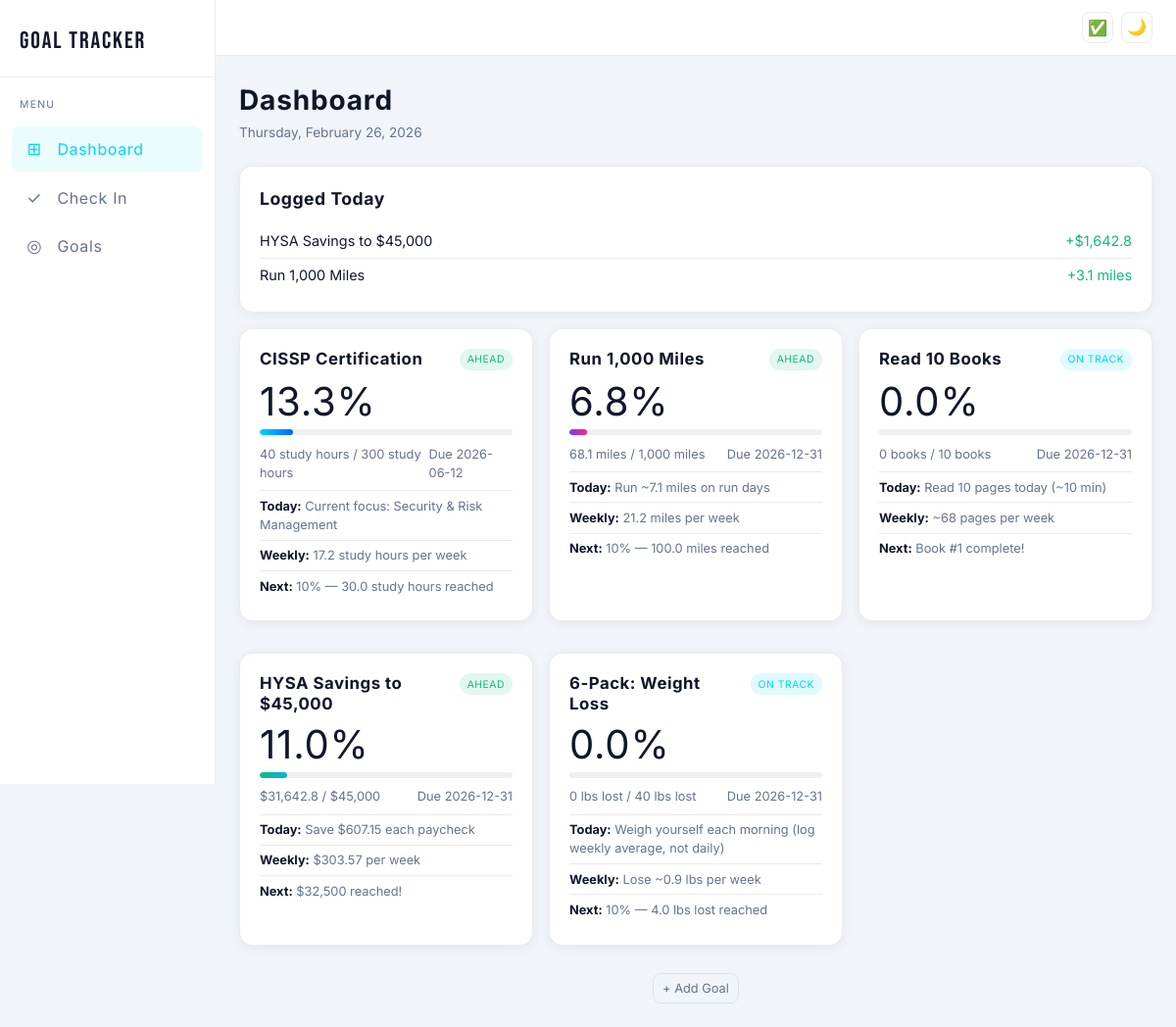
The page / on the database its author committed.
### tables this page shows
CREATE TABLE checkins (
            id INTEGER PRIMARY KEY AUTOINCREMENT,
            goal_id INTEGER NOT NULL,
            value REAL NOT NULL,              -- How much progress today
            date TEXT NOT NULL,               -- "2026-02-23"
            notes TEXT DEFAULT '',
            created_at TEXT NOT NULL,
            FOREIGN KEY (goal_id) REFERENCES goals(id) ON DELETE CASCADE
        );

CREATE TABLE goals (
            id INTEGER PRIMARY KEY AUTOINCREMENT,
            name TEXT NOT NULL,               -- "Run 1,000 miles"
            target_value REAL NOT NULL,        -- 1000
            current_value REAL DEFAULT 0,      -- How far you've gotten so far
            unit TEXT NOT NULL,                -- "miles", "books", "dollars"
            deadline TEXT NOT NULL,            -- "2026-12-31" (stored as text, ISO format)
            created_at TEXT NOT NULL,          -- When you created this goal
            category TEXT DEFAULT '',          -- Optional grouping like "fitness", "finance"
            notes TEXT DEFAULT '',             -- Any extra info about this goal
            start_value REAL DEFAULT 0,        -- Starting point (e.g., $30,000 for HYSA)
            system_type TEXT DEFAULT 'generic' -- Hints for the achievement system engine
        );

CREATE TABLE milestones (
            id INTEGER PRIMARY KEY AUTOINCREMENT,
            goal_id INTEGER NOT NULL,
            name TEXT NOT NULL,                -- "25% complete - 250 miles!"
            target_value REAL NOT NULL,        -- The value that triggers this milestone
            completed INTEGER DEFAULT 0,       -- 0=not yet, 1=done
            completed_at TEXT,
            FOREIGN KEY (goal_id) REFERENCES goals(id) ON DELETE CASCADE
        );

### app.py (the view, shortened to what this page needs)
@app.route("/")
def dashboard():
    strava_status = None
    gcal_status = None
    goals = get_all_goals()
    today = date.today()
    goal_data = []
    for goal in goals:
        system = generate_system(goal)
        start = goal["start_value"] or 0
        total = goal["target_value"] - start
        done = goal["current_value"] - start
        pct = min((done / total * 100) if total > 0 else 0, 100)
        goal_data.append({
            "goal": goal,
            "system": system,
            "progress_pct": round(pct, 1),
            "milestones": get_milestones(goal["id"]),
        })
    todays_checkins = get_todays_checkins()
    return render_template("dashboard.html",
                           goal_data=goal_data,
                           todays_checkins=todays_checkins,
                           today=today,
                           strava_status=strava_status,
                           strava_configured=strava_configured(),
                           gcal_status=gcal_status,
                           gcal_configured=gcal_configured())

### app.py (called while the page is built)
@app.template_filter("fmt_val")
def fmt_val(value, unit):
    rounded = f"{value:,.1f}".rstrip("0").rstrip(".")
    unit_lower = unit.strip().lower()
    if unit_lower in PREFIX_UNITS or unit.strip() in ("$", "£", "€"):
        symbol = "$" if unit_lower in ("dollars", "dollar", "usd") else unit.strip()
        return f"{symbol}{rounded}"
    return f"{rounded} {unit}"

@app.before_request
def ensure_csrf_token():
    if "csrf_token" not in session:
        session["csrf_token"] = secrets.token_hex(32)

@app.context_processor
def inject_csrf():
    return {
        "csrf_token": session.get("csrf_token", ""),
        "strava_configured": strava_configured(),
        "gcal_configured": gcal_configured(),
    }

### database.py (called while the page is built)
def get_db():
    db = sqlite3.connect(DATABASE)
    db.row_factory = sqlite3.Row
    db.execute("PRAGMA foreign_keys = ON")  # Enforce relationships between tables
    return db

def get_all_goals():
    db = get_db()
    goals = db.execute("SELECT * FROM goals ORDER BY deadline ASC").fetchall()
    db.close()
    return goals

def get_todays_checkins():
    db = get_db()
    today = date.today().isoformat()
    checkins = db.execute(
        """SELECT c.*, g.name as goal_name, g.unit
           FROM checkins c JOIN goals g ON c.goal_id = g.id
           WHERE c.date = ? ORDER BY c.created_at DESC""",
        (today,)
    ).fetchall()
    db.close()
    return checkins

def get_milestones(goal_id):
    db = get_db()
    milestones = db.execute(
        "SELECT * FROM milestones WHERE goal_id = ? ORDER BY target_value ASC",
        (goal_id,)
    ).fetchall()
    db.close()
    return milestones

### gcal.py (called while the page is built)
def is_configured():
    return bool(GCAL_ICAL_URL)

### strava.py (called while the page is built)
def is_configured():
    return all([STRAVA_CLIENT_ID, STRAVA_CLIENT_SECRET, STRAVA_REFRESH_TOKEN])

### systems.py (called while the page is built)
def _running_tips(ctx):
    tips = []
    if ctx["pace_status"] == "behind":
        tips.append("Consider adding a 4th short run day to catch up.")
        tips.append("Even a 1-mile jog counts — consistency beats intensity.")
    if ctx["pace_status"] == "ahead":
        tips.append("Great pace! Don't increase mileage more than 10% per week to avoid injury.")
    tips.append("Rest days are for recovery — stretching and foam rolling help.")
    return tips

### templates/dashboard.html (shortened to what this page needs)
{% extends "base.html" %}
{% block content %}
<div class="dashboard-header">
    <div>
        <h1>Dashboard</h1>
        <p class="subtitle">{{ today.strftime('%A, %B %d, %Y') }}</p>
    </div>
</div>
{% if todays_checkins %}
<section class="card today-summary">
    <h2>Logged Today</h2>
    <div class="today-entries">
        {% for c in todays_checkins %}
        <div class="today-entry">
            <span class="today-goal">{{ c.goal_name }}</span>
            <span class="today-value">+{{ c.value | fmt_val(c.unit) }}</span>
        </div>
        {% endfor %}
    </div>
</section>
{% endif %}
<section class="goals-grid">
    {% for item in goal_data %}
    <div class="card goal-card">
        <a href="/goals/{{ item.goal.id }}" class="goal-card-link">
            <div class="goal-card-header">
                <h3>{{ item.goal.name }}</h3>
                <span class="pace-badge pace-{{ item.system.pace_status }}">
                    {% if item.system.pace_status == 'ahead' %}Ahead
                    {% elif item.system.pace_status == 'on_track' %}On Track
                    {% else %}Behind{% endif %}
                </span>
            </div>
            <span class="progress-pct">{{ item.progress_pct }}%</span>
            <div class="progress-bar-container">
                <div class="progress-bar" style="width: {{ item.progress_pct }}%"></div>
            </div>
            <div class="goal-stats">
                <span>{{ item.goal.current_value | fmt_val(item.goal.unit) }} / {{ item.goal.target_value | fmt_val(item.goal.unit) }}</span>
                <span>Due {{ item.goal.deadline }}</span>
            </div>
            {% if item.system.daily_actions %}
            <div class="today-action">
                <strong>Today:</strong> {{ item.system.daily_actions[0] }}
            </div>
            {% endif %}
            <div class="weekly-target">
                <strong>Weekly:</strong> {{ item.system.weekly_target }}
            </div>
            {% set ns = namespace(shown=false) %}
            {% for m in item.milestones %}
                {% if not m.completed and not ns.shown %}
                {% set ns.shown = true %}
                <div class="next-milestone">
                    <strong>Next:</strong> {{ m.name }}
                </div>
                {% endif %}
            {% endfor %}
        </a>
    </div>
    {% endfor %}
</section>
<div style="text-align:center; margin-top:0.75rem;">
    <a href="/goals/add" class="btn btn-secondary btn-small">+ Add Goal</a>
</div>
{% endblock %}

### static/style.css (style rules this page uses)
:root { --cyan: #00d4ff; --pink: #f72585; --purple: #7c3aed; --orange: #f97316; --green: #10b981; --ahead: #10b981; --on-track: #00d4ff; --behind: #f72585; --radius: 14px; --radius-sm: 8px; --sidebar-w: 220px; }
[data-theme="light"] { --bg: #f1f5f9; --bg-sidebar: #ffffff; --bg-topbar: #ffffff; --bg-card: #ffffff; --bg-card-hover: #f8fafc; --bg-input: #f8fafc; --bg-btn: rgba(0,0,0,0.04); --bg-btn-hover: rgba(0,0,0,0.08); --border: rgba(0,0,0,0.08); --border-hover: rgba(0,212,255,0.4); --text: #0f172a; --text-muted: #64748b; --shadow-card: 0 2px 12px rgba(0,0,0,0.06); --shadow-card-hover: 0 8px 24px rgba(0,0,0,0.12); --progress-bg: rgba(0,0,0,0.06); }
* { margin: 0; padding: 0; box-sizing: border-box; }
body { font-family: 'Inter', -apple-system, BlinkMacSystemFont, sans-serif; background: var(--bg); color: var(--text); line-height: 1.5; min-height: 100vh; -webkit-font-smoothing: antialiased; -moz-osx-font-smoothing: grayscale; }
a { color: var(--cyan); text-decoration: none; }
.card { background: var(--bg-card); border: 1px solid var(--border); border-radius: var(--radius); padding: 1.25rem; margin-bottom: 1rem; box-shadow: var(--shadow-card); animation: fadeSlideUp 0.4s ease both; }
.btn { display: inline-block; padding: 0.5rem 1rem; border: 1px solid var(--border); border-radius: var(--radius-sm); background: var(--bg-btn); color: var(--text); font-size: 0.9rem; font-family: inherit; cursor: pointer; transition: all 0.2s ease; text-align: center; }
.btn-secondary { background: transparent; color: var(--text-muted); }
.btn-small { padding: 0.3rem 0.6rem; font-size: 0.8rem; }
.dashboard-header { display: flex; justify-content: space-between; align-items: center; margin-bottom: 1.5rem; }
.dashboard-header h1 { font-size: 1.75rem; letter-spacing: 0.03em; }
.subtitle { color: var(--text-muted); font-size: 0.85rem; margin-top: 0.1rem; }
.goals-grid { display: grid; grid-template-columns: repeat(auto-fill, minmax(260px, 1fr)); gap: 1rem; }
.goal-card-link { display: block; color: inherit; text-decoration: none; }
.goal-card { transition: transform 0.25s ease, box-shadow 0.25s ease, border-color 0.25s ease; }
.goals-grid > :nth-child(1).card { animation-delay: 0s; }
.goals-grid > :nth-child(2).card { animation-delay: 0.06s; }
.goals-grid > :nth-child(3).card { animation-delay: 0.12s; }
.goals-grid > :nth-child(4).card { animation-delay: 0.18s; }
.goals-grid > :nth-child(5).card { animation-delay: 0.24s; }
.goal-card-header { display: flex; justify-content: space-between; align-items: flex-start; margin-bottom: 0.75rem; gap: 0.5rem; }
.goal-card-header h3 { font-size: 1.05rem; letter-spacing: 0.03em; line-height: 1.2; }
.progress-pct { font-size: 2.5rem; letter-spacing: 0.02em; line-height: 1; margin-bottom: 0.5rem; display: block; }
.progress-bar-container { background: var(--progress-bg); border-radius: 50px; height: 6px; position: relative; overflow: hidden; margin-bottom: 0.6rem; }
.progress-bar { height: 100%; border-radius: 50px; transition: width 0.6s ease; min-width: 0; background: linear-gradient(90deg, var(--cyan), #0066ff); }
.goals-grid > :nth-child(6n+1) .progress-bar { background: linear-gradient(90deg, #00d4ff, #0066ff); }
.goals-grid > :nth-child(6n+2) .progress-bar { background: linear-gradient(90deg, #7c3aed, #f72585); }
.goals-grid > :nth-child(6n+4) .progress-bar { background: linear-gradient(90deg, #10b981, #06b6d4); }
.pace-badge { font-size: 0.65rem; padding: 0.2rem 0.5rem; border-radius: 20px; text-transform: uppercase; letter-spacing: 0.5px; white-space: nowrap; flex-shrink: 0; }
.pace-ahead { background: rgba(16,185,129,0.12); color: var(--ahead); }
.pace-on_track { background: rgba(0,212,255,0.12); color: var(--on-track); }
.goal-stats { display: flex; justify-content: space-between; font-size: 0.8rem; color: var(--text-muted); margin-bottom: 0.5rem; }
.today-action, .weekly-target, .next-milestone { font-size: 0.8rem; color: var(--text-muted); padding: 0.35rem 0; border-top: 1px solid var(--border); }
.today-action strong, .weekly-target strong, .next-milestone strong { color: var(--text); }
.today-summary h2 { font-size: 1.1rem; margin-bottom: 0.75rem; letter-spacing: 0.03em; }
.today-entries { display: flex; flex-direction: column; }
.today-entry { display: flex; justify-content: space-between; padding: 0.4rem 0; border-bottom: 1px solid var(--border); font-size: 0.9rem; }
.today-entry:last-child { border-bottom: none; }
.today-value { color: var(--green); }

### rows shown on the page
checkins: goal_name "HYSA Savings to $45,000", value|fmt_val "$1,642.8"
checkins: goal_name "Run 1,000 Miles", value|fmt_val "3.1 miles"
goals: goal.name "CISSP Certification", goal.current_value|fmt_val "40 study hours", goal.target_value|fmt_val "300 study hours", goal.deadline "2026-06-12"
milestones: name "10% — 30.0 study hours reached"
goals: goal.name "Run 1,000 Miles", goal.current_value|fmt_val "68.1 miles", goal.target_value|fmt_val "1,000 miles", goal.deadline "2026-12-31"
milestones: name "10% — 100.0 miles reached"
goals: goal.name "Read 10 Books", goal.current_value|fmt_val "0 books", goal.target_value|fmt_val "10 books", goal.deadline "2026-12-31"
milestones: name "Book #1 complete!"
goals: goal.name "HYSA Savings to $45,000", goal.current_value|fmt_val "$31,642.8", goal.target_value|fmt_val "$45,000", goal.deadline "2026-12-31"
milestones: name "$32,500 reached!"
goals: goal.name "6-Pack: Weight Loss", goal.current_value|fmt_val "0 lbs lost", goal.target_value|fmt_val "40 lbs lost", goal.deadline "2026-12-31"
milestones: name "10% — 4.0 lbs lost reached"

### other values the page prints
{{ item.progress_pct }} "13.3" "6.8" "0.0" "11.0" "0.0"
{{ item.system.daily_actions[0] }} "Current focus: Security & Risk Management" "Run ~7.1 miles on run days" "Read 10 pages today (~10 min)" "Save $607.15 each paycheck" "Weigh yourself each morning (log weekly average, not daily)"
{{ item.system.weekly_target }} "17.2 study hours per week" "21.2 miles per week" "~68 pages per week" "$303.57 per week" "Lose ~0.9 lbs per week"
